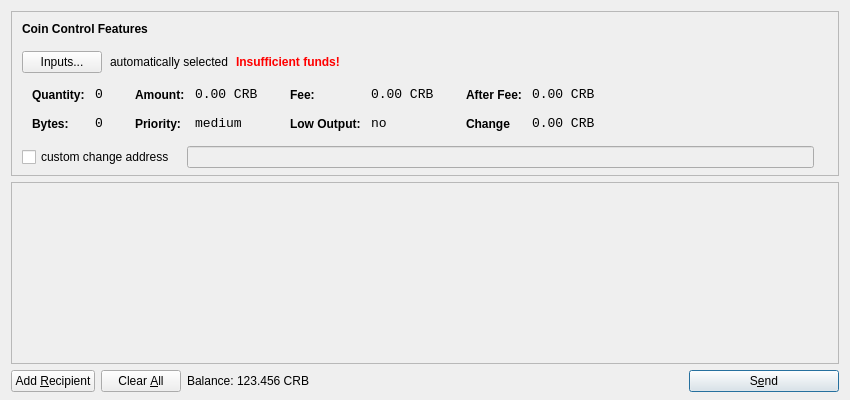
<?xml version="1.0" encoding="UTF-8"?>
<ui version="4.0">
 <class>SendCoinsDialog</class>
 <widget class="QDialog" name="SendCoinsDialog">
  <property name="geometry">
   <rect>
    <x>0</x>
    <y>0</y>
    <width>850</width>
    <height>400</height>
   </rect>
  </property>
  <property name="windowTitle">
   <string>Send Coins</string>
  </property>
  <layout class="QVBoxLayout" name="verticalLayout" stretch="0,1,0">
   <property name="bottomMargin">
    <number>8</number>
   </property>
   <item>
    <widget class="QFrame" name="frameCoinControl">
     <property name="sizePolicy">
      <sizepolicy hsizetype="Expanding" vsizetype="Expanding">
       <horstretch>0</horstretch>
       <verstretch>0</verstretch>
      </sizepolicy>
     </property>
     <property name="maximumSize">
      <size>
       <width>16777215</width>
       <height>16777215</height>
      </size>
     </property>
     <property name="frameShape">
      <enum>QFrame::StyledPanel</enum>
     </property>
     <property name="frameShadow">
      <enum>QFrame::Sunken</enum>
     </property>
     <layout class="QVBoxLayout" name="verticalLayoutCoinControl2">
      <property name="spacing">
       <number>-1</number>
      </property>
      <property name="leftMargin">
       <number>0</number>
      </property>
      <property name="topMargin">
       <number>0</number>
      </property>
      <property name="rightMargin">
       <number>0</number>
      </property>
      <property name="bottomMargin">
       <number>6</number>
      </property>
      <item>
       <layout class="QVBoxLayout" name="verticalLayoutCoinControl" stretch="0,0,0,0,1">
        <property name="spacing">
         <number>0</number>
        </property>
        <property name="leftMargin">
         <number>10</number>
        </property>
        <property name="topMargin">
         <number>10</number>
        </property>
        <item>
         <layout class="QHBoxLayout" name="horizontalLayoutCoinControl1">
          <property name="bottomMargin">
           <number>15</number>
          </property>
          <item>
           <widget class="QLabel" name="labelCoinControlFeatures">
            <property name="sizePolicy">
             <sizepolicy hsizetype="Preferred" vsizetype="Maximum">
              <horstretch>0</horstretch>
              <verstretch>0</verstretch>
             </sizepolicy>
            </property>
            <property name="font">
             <font>
              <weight>75</weight>
              <bold>true</bold>
             </font>
            </property>
            <property name="styleSheet">
             <string notr="true">font-weight:bold;</string>
            </property>
            <property name="text">
             <string>Coin Control Features</string>
            </property>
           </widget>
          </item>
         </layout>
        </item>
        <item>
         <layout class="QHBoxLayout" name="horizontalLayoutCoinControl2" stretch="0,0,0,0">
          <property name="spacing">
           <number>8</number>
          </property>
          <property name="bottomMargin">
           <number>10</number>
          </property>
          <item>
           <widget class="QPushButton" name="pushButtonCoinControl">
            <property name="styleSheet">
             <string notr="true"/>
            </property>
            <property name="text">
             <string>Inputs...</string>
            </property>
           </widget>
          </item>
          <item>
           <widget class="QLabel" name="labelCoinControlAutomaticallySelected">
            <property name="text">
             <string>automatically selected</string>
            </property>
            <property name="margin">
             <number>5</number>
            </property>
           </widget>
          </item>
          <item>
           <widget class="QLabel" name="labelCoinControlInsuffFunds">
            <property name="font">
             <font>
              <weight>75</weight>
              <bold>true</bold>
             </font>
            </property>
            <property name="styleSheet">
             <string notr="true">color:red;font-weight:bold;</string>
            </property>
            <property name="text">
             <string>Insufficient funds!</string>
            </property>
            <property name="margin">
             <number>5</number>
            </property>
           </widget>
          </item>
          <item>
           <spacer name="horizontalSpacerCoinControl">
            <property name="orientation">
             <enum>Qt::Horizontal</enum>
            </property>
            <property name="sizeHint" stdset="0">
             <size>
              <width>40</width>
              <height>1</height>
             </size>
            </property>
           </spacer>
          </item>
         </layout>
        </item>
        <item>
         <widget class="QWidget" name="widgetCoinControl" native="true">
          <property name="sizePolicy">
           <sizepolicy hsizetype="Preferred" vsizetype="Preferred">
            <horstretch>0</horstretch>
            <verstretch>0</verstretch>
           </sizepolicy>
          </property>
          <property name="minimumSize">
           <size>
            <width>0</width>
            <height>0</height>
           </size>
          </property>
          <property name="styleSheet">
           <string notr="true"/>
          </property>
          <layout class="QHBoxLayout" name="horizontalLayoutCoinControl5">
           <property name="margin">
            <number>0</number>
           </property>
           <item>
            <layout class="QHBoxLayout" name="horizontalLayoutCoinControl3" stretch="0,0,0,1">
             <property name="spacing">
              <number>20</number>
             </property>
             <property name="topMargin">
              <number>0</number>
             </property>
             <property name="bottomMargin">
              <number>10</number>
             </property>
             <item>
              <layout class="QFormLayout" name="formLayoutCoinControl1">
               <property name="horizontalSpacing">
                <number>10</number>
               </property>
               <property name="verticalSpacing">
                <number>14</number>
               </property>
               <property name="leftMargin">
                <number>10</number>
               </property>
               <property name="topMargin">
                <number>4</number>
               </property>
               <property name="rightMargin">
                <number>6</number>
               </property>
               <item row="0" column="0">
                <widget class="QLabel" name="labelCoinControlQuantityText">
                 <property name="styleSheet">
                  <string notr="true">font-weight:bold;</string>
                 </property>
                 <property name="text">
                  <string>Quantity:</string>
                 </property>
                 <property name="margin">
                  <number>0</number>
                 </property>
                </widget>
               </item>
               <item row="0" column="1">
                <widget class="QLabel" name="labelCoinControlQuantity">
                 <property name="font">
                  <font>
                   <family>Monospace</family>
                   <pointsize>10</pointsize>
                  </font>
                 </property>
                 <property name="cursor">
                  <cursorShape>IBeamCursor</cursorShape>
                 </property>
                 <property name="contextMenuPolicy">
                  <enum>Qt::ActionsContextMenu</enum>
                 </property>
                 <property name="text">
                  <string>0</string>
                 </property>
                 <property name="margin">
                  <number>0</number>
                 </property>
                 <property name="textInteractionFlags">
                  <set>Qt::LinksAccessibleByMouse|Qt::TextSelectableByKeyboard|Qt::TextSelectableByMouse</set>
                 </property>
                </widget>
               </item>
               <item row="1" column="0">
                <widget class="QLabel" name="labelCoinControlBytesText">
                 <property name="styleSheet">
                  <string notr="true">font-weight:bold;</string>
                 </property>
                 <property name="text">
                  <string>Bytes:</string>
                 </property>
                </widget>
               </item>
               <item row="1" column="1">
                <widget class="QLabel" name="labelCoinControlBytes">
                 <property name="font">
                  <font>
                   <family>Monospace</family>
                   <pointsize>10</pointsize>
                  </font>
                 </property>
                 <property name="cursor">
                  <cursorShape>IBeamCursor</cursorShape>
                 </property>
                 <property name="contextMenuPolicy">
                  <enum>Qt::ActionsContextMenu</enum>
                 </property>
                 <property name="text">
                  <string>0</string>
                 </property>
                 <property name="textInteractionFlags">
                  <set>Qt::LinksAccessibleByMouse|Qt::TextSelectableByKeyboard|Qt::TextSelectableByMouse</set>
                 </property>
                </widget>
               </item>
              </layout>
             </item>
             <item>
              <layout class="QFormLayout" name="formLayoutCoinControl2">
               <property name="horizontalSpacing">
                <number>10</number>
               </property>
               <property name="verticalSpacing">
                <number>14</number>
               </property>
               <property name="leftMargin">
                <number>6</number>
               </property>
               <property name="topMargin">
                <number>4</number>
               </property>
               <property name="rightMargin">
                <number>6</number>
               </property>
               <item row="0" column="0">
                <widget class="QLabel" name="labelCoinControlAmountText">
                 <property name="styleSheet">
                  <string notr="true">font-weight:bold;</string>
                 </property>
                 <property name="text">
                  <string>Amount:</string>
                 </property>
                 <property name="margin">
                  <number>0</number>
                 </property>
                </widget>
               </item>
               <item row="0" column="1">
                <widget class="QLabel" name="labelCoinControlAmount">
                 <property name="font">
                  <font>
                   <family>Monospace</family>
                   <pointsize>10</pointsize>
                  </font>
                 </property>
                 <property name="cursor">
                  <cursorShape>IBeamCursor</cursorShape>
                 </property>
                 <property name="contextMenuPolicy">
                  <enum>Qt::ActionsContextMenu</enum>
                 </property>
                 <property name="text">
                  <string>0.00 CRB</string>
                 </property>
                 <property name="textInteractionFlags">
                  <set>Qt::LinksAccessibleByMouse|Qt::TextSelectableByKeyboard|Qt::TextSelectableByMouse</set>
                 </property>
                </widget>
               </item>
               <item row="1" column="0">
                <widget class="QLabel" name="labelCoinControlPriorityText">
                 <property name="styleSheet">
                  <string notr="true">font-weight:bold;</string>
                 </property>
                 <property name="text">
                  <string>Priority:</string>
                 </property>
                </widget>
               </item>
               <item row="1" column="1">
                <widget class="QLabel" name="labelCoinControlPriority">
                 <property name="font">
                  <font>
                   <family>Monospace</family>
                   <pointsize>10</pointsize>
                  </font>
                 </property>
                 <property name="cursor">
                  <cursorShape>IBeamCursor</cursorShape>
                 </property>
                 <property name="contextMenuPolicy">
                  <enum>Qt::ActionsContextMenu</enum>
                 </property>
                 <property name="text">
                  <string>medium</string>
                 </property>
                 <property name="textInteractionFlags">
                  <set>Qt::LinksAccessibleByMouse|Qt::TextSelectableByKeyboard|Qt::TextSelectableByMouse</set>
                 </property>
                </widget>
               </item>
              </layout>
             </item>
             <item>
              <layout class="QFormLayout" name="formLayoutCoinControl3">
               <property name="horizontalSpacing">
                <number>10</number>
               </property>
               <property name="verticalSpacing">
                <number>14</number>
               </property>
               <property name="leftMargin">
                <number>6</number>
               </property>
               <property name="topMargin">
                <number>4</number>
               </property>
               <property name="rightMargin">
                <number>6</number>
               </property>
               <item row="0" column="0">
                <widget class="QLabel" name="labelCoinControlFeeText">
                 <property name="styleSheet">
                  <string notr="true">font-weight:bold;</string>
                 </property>
                 <property name="text">
                  <string>Fee:</string>
                 </property>
                 <property name="margin">
                  <number>0</number>
                 </property>
                </widget>
               </item>
               <item row="0" column="1">
                <widget class="QLabel" name="labelCoinControlFee">
                 <property name="font">
                  <font>
                   <family>Monospace</family>
                   <pointsize>10</pointsize>
                  </font>
                 </property>
                 <property name="cursor">
                  <cursorShape>IBeamCursor</cursorShape>
                 </property>
                 <property name="contextMenuPolicy">
                  <enum>Qt::ActionsContextMenu</enum>
                 </property>
                 <property name="text">
                  <string>0.00 CRB</string>
                 </property>
                 <property name="textInteractionFlags">
                  <set>Qt::LinksAccessibleByMouse|Qt::TextSelectableByKeyboard|Qt::TextSelectableByMouse</set>
                 </property>
                </widget>
               </item>
               <item row="1" column="0">
                <widget class="QLabel" name="labelCoinControlLowOutputText">
                 <property name="styleSheet">
                  <string notr="true">font-weight:bold;</string>
                 </property>
                 <property name="text">
                  <string>Low Output:</string>
                 </property>
                </widget>
               </item>
               <item row="1" column="1">
                <widget class="QLabel" name="labelCoinControlLowOutput">
                 <property name="font">
                  <font>
                   <family>Monospace</family>
                   <pointsize>10</pointsize>
                  </font>
                 </property>
                 <property name="cursor">
                  <cursorShape>IBeamCursor</cursorShape>
                 </property>
                 <property name="contextMenuPolicy">
                  <enum>Qt::ActionsContextMenu</enum>
                 </property>
                 <property name="text">
                  <string>no</string>
                 </property>
                 <property name="textInteractionFlags">
                  <set>Qt::LinksAccessibleByMouse|Qt::TextSelectableByKeyboard|Qt::TextSelectableByMouse</set>
                 </property>
                </widget>
               </item>
              </layout>
             </item>
             <item>
              <layout class="QFormLayout" name="formLayoutCoinControl4">
               <property name="horizontalSpacing">
                <number>10</number>
               </property>
               <property name="verticalSpacing">
                <number>14</number>
               </property>
               <property name="leftMargin">
                <number>6</number>
               </property>
               <property name="topMargin">
                <number>4</number>
               </property>
               <property name="rightMargin">
                <number>6</number>
               </property>
               <item row="0" column="0">
                <widget class="QLabel" name="labelCoinControlAfterFeeText">
                 <property name="styleSheet">
                  <string notr="true">font-weight:bold;</string>
                 </property>
                 <property name="text">
                  <string>After Fee:</string>
                 </property>
                 <property name="margin">
                  <number>0</number>
                 </property>
                </widget>
               </item>
               <item row="0" column="1">
                <widget class="QLabel" name="labelCoinControlAfterFee">
                 <property name="font">
                  <font>
                   <family>Monospace</family>
                   <pointsize>10</pointsize>
                  </font>
                 </property>
                 <property name="cursor">
                  <cursorShape>IBeamCursor</cursorShape>
                 </property>
                 <property name="contextMenuPolicy">
                  <enum>Qt::ActionsContextMenu</enum>
                 </property>
                 <property name="text">
                  <string>0.00 CRB</string>
                 </property>
                 <property name="textInteractionFlags">
                  <set>Qt::LinksAccessibleByMouse|Qt::TextSelectableByKeyboard|Qt::TextSelectableByMouse</set>
                 </property>
                </widget>
               </item>
               <item row="1" column="0">
                <widget class="QLabel" name="labelCoinControlChangeText">
                 <property name="styleSheet">
                  <string notr="true">font-weight:bold;</string>
                 </property>
                 <property name="text">
                  <string>Change</string>
                 </property>
                </widget>
               </item>
               <item row="1" column="1">
                <widget class="QLabel" name="labelCoinControlChange">
                 <property name="font">
                  <font>
                   <family>Monospace</family>
                   <pointsize>10</pointsize>
                  </font>
                 </property>
                 <property name="cursor">
                  <cursorShape>IBeamCursor</cursorShape>
                 </property>
                 <property name="contextMenuPolicy">
                  <enum>Qt::ActionsContextMenu</enum>
                 </property>
                 <property name="text">
                  <string>0.00 CRB</string>
                 </property>
                 <property name="textInteractionFlags">
                  <set>Qt::LinksAccessibleByMouse|Qt::TextSelectableByKeyboard|Qt::TextSelectableByMouse</set>
                 </property>
                </widget>
               </item>
              </layout>
             </item>
            </layout>
           </item>
          </layout>
         </widget>
        </item>
        <item>
         <layout class="QHBoxLayout" name="horizontalLayoutCoinControl4" stretch="0,0,0">
          <property name="spacing">
           <number>12</number>
          </property>
          <property name="sizeConstraint">
           <enum>QLayout::SetDefaultConstraint</enum>
          </property>
          <property name="topMargin">
           <number>5</number>
          </property>
          <property name="rightMargin">
           <number>5</number>
          </property>
          <item>
           <widget class="QCheckBox" name="checkBoxCoinControlChange">
            <property name="text">
             <string>custom change address</string>
            </property>
           </widget>
          </item>
          <item>
           <widget class="QLineEdit" name="lineEditCoinControlChange">
            <property name="enabled">
             <bool>false</bool>
            </property>
            <property name="sizePolicy">
             <sizepolicy hsizetype="Expanding" vsizetype="Fixed">
              <horstretch>0</horstretch>
              <verstretch>0</verstretch>
             </sizepolicy>
            </property>
           </widget>
          </item>
          <item>
           <widget class="QLabel" name="labelCoinControlChangeLabel">
            <property name="sizePolicy">
             <sizepolicy hsizetype="Preferred" vsizetype="Expanding">
              <horstretch>0</horstretch>
              <verstretch>0</verstretch>
             </sizepolicy>
            </property>
            <property name="minimumSize">
             <size>
              <width>0</width>
              <height>0</height>
             </size>
            </property>
            <property name="text">
             <string/>
            </property>
            <property name="margin">
             <number>3</number>
            </property>
           </widget>
          </item>
         </layout>
        </item>
        <item>
         <spacer name="verticalSpacerCoinControl">
          <property name="orientation">
           <enum>Qt::Vertical</enum>
          </property>
          <property name="sizeHint" stdset="0">
           <size>
            <width>800</width>
            <height>1</height>
           </size>
          </property>
         </spacer>
        </item>
       </layout>
      </item>
     </layout>
    </widget>
   </item>
   <item>
    <widget class="QScrollArea" name="scrollArea">
     <property name="widgetResizable">
      <bool>true</bool>
     </property>
     <widget class="QWidget" name="scrollAreaWidgetContents">
      <property name="geometry">
       <rect>
        <x>0</x>
        <y>0</y>
        <width>830</width>
        <height>165</height>
       </rect>
      </property>
      <layout class="QVBoxLayout" name="verticalLayout_2">
       <property name="margin">
        <number>0</number>
       </property>
       <item>
        <layout class="QVBoxLayout" name="entries">
         <property name="spacing">
          <number>6</number>
         </property>
        </layout>
       </item>
       <item>
        <spacer name="verticalSpacer">
         <property name="orientation">
          <enum>Qt::Vertical</enum>
         </property>
         <property name="sizeHint" stdset="0">
          <size>
           <width>20</width>
           <height>40</height>
          </size>
         </property>
        </spacer>
       </item>
      </layout>
     </widget>
    </widget>
   </item>
   <item>
    <layout class="QHBoxLayout" name="horizontalLayout">
     <item>
      <widget class="QPushButton" name="addButton">
       <property name="toolTip">
        <string>Send to multiple recipients at once</string>
       </property>
       <property name="text">
        <string>Add &amp;Recipient</string>
       </property>
       <property name="icon">
        <iconset resource="../bitcoin.qrc">
         <normaloff>:/icons/add</normaloff>:/icons/add</iconset>
       </property>
       <property name="autoDefault">
        <bool>false</bool>
       </property>
      </widget>
     </item>
     <item>
      <widget class="QPushButton" name="clearButton">
       <property name="sizePolicy">
        <sizepolicy hsizetype="Minimum" vsizetype="Fixed">
         <horstretch>0</horstretch>
         <verstretch>0</verstretch>
        </sizepolicy>
       </property>
       <property name="toolTip">
        <string>Remove all transaction fields</string>
       </property>
       <property name="text">
        <string>Clear &amp;All</string>
       </property>
       <property name="icon">
        <iconset resource="../bitcoin.qrc">
         <normaloff>:/icons/remove</normaloff>:/icons/remove</iconset>
       </property>
       <property name="autoRepeatDelay">
        <number>300</number>
       </property>
       <property name="autoDefault">
        <bool>false</bool>
       </property>
      </widget>
     </item>
     <item>
      <layout class="QHBoxLayout" name="horizontalLayout_2">
       <property name="spacing">
        <number>3</number>
       </property>
       <item>
        <widget class="QLabel" name="label">
         <property name="sizePolicy">
          <sizepolicy hsizetype="Preferred" vsizetype="Fixed">
           <horstretch>0</horstretch>
           <verstretch>0</verstretch>
          </sizepolicy>
         </property>
         <property name="text">
          <string>Balance:</string>
         </property>
        </widget>
       </item>
       <item>
        <widget class="QLabel" name="labelBalance">
         <property name="sizePolicy">
          <sizepolicy hsizetype="Preferred" vsizetype="Fixed">
           <horstretch>0</horstretch>
           <verstretch>0</verstretch>
          </sizepolicy>
         </property>
         <property name="cursor">
          <cursorShape>IBeamCursor</cursorShape>
         </property>
         <property name="text">
          <string>123.456 CRB</string>
         </property>
         <property name="textInteractionFlags">
          <set>Qt::LinksAccessibleByMouse|Qt::TextSelectableByKeyboard|Qt::TextSelectableByMouse</set>
         </property>
        </widget>
       </item>
      </layout>
     </item>
     <item>
      <spacer name="horizontalSpacer">
       <property name="orientation">
        <enum>Qt::Horizontal</enum>
       </property>
       <property name="sizeHint" stdset="0">
        <size>
         <width>40</width>
         <height>20</height>
        </size>
       </property>
      </spacer>
     </item>
     <item>
      <widget class="QPushButton" name="sendButton">
       <property name="minimumSize">
        <size>
         <width>150</width>
         <height>0</height>
        </size>
       </property>
       <property name="toolTip">
        <string>Confirm the send action</string>
       </property>
       <property name="text">
        <string>S&amp;end</string>
       </property>
       <property name="icon">
        <iconset resource="../bitcoin.qrc">
         <normaloff>:/icons/send</normaloff>:/icons/send</iconset>
       </property>
       <property name="default">
        <bool>true</bool>
       </property>
      </widget>
     </item>
    </layout>
   </item>
  </layout>
 </widget>
 <resources>
  <include location="../bitcoin.qrc"/>
 </resources>
 <connections/>
</ui>
